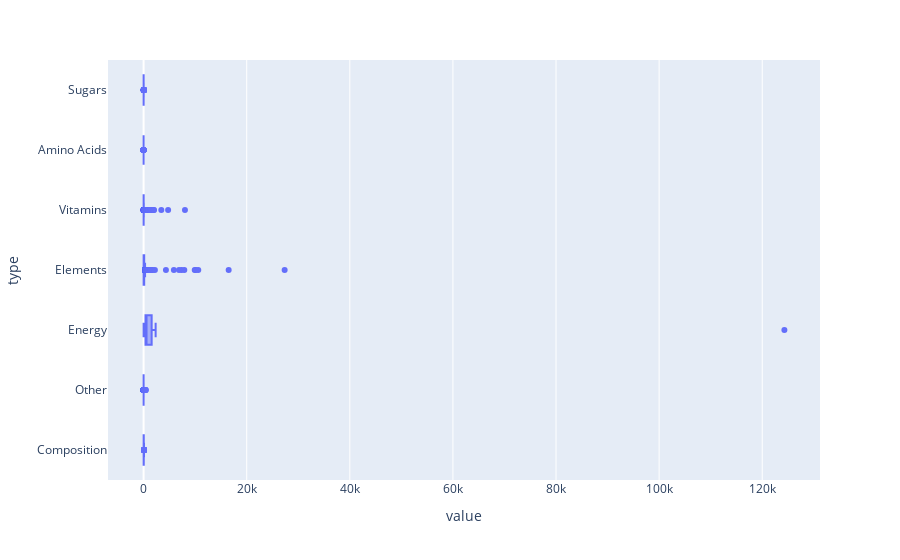

Notebook code cell kept with this figure:
### Markdown cell above
### Exercise 1 d)

We are tasked with detecting outliers in the amount of available vitamins with a some different methods. We are going to start with a box plot:

### Code cell
fig = px.box(dessert_data_nutr, x = "value",y = "type")
fig

### Figure 1 — Plotly figure (JSON) as saved in the notebook; plotly's stock layout.template omitted (floating-point values rounded to 4 significant figures; data arrays with more than 128 entries replaced by an {"elided": "..."} marker saying what was removed)
{"data": [{"alignmentgroup": "True", "hovertemplate": "value=%{x}<br>type=%{y}<extra></extra>", "legendgroup": "", "marker": {"color": "#636efa"}, "name": "", "notched": false, "offsetgroup": "", "orientation": "h", "showlegend": false, "type": "box", "x": {"elided": "21550 float values"}, "x0": " ", "xaxis": "x", "y": {"elided": "21550 str values"}, "y0": " ", "yaxis": "y"}], "layout": {"boxmode": "group", "legend": {"tracegroupgap": 0}, "margin": {"t": 60}, "xaxis": {"anchor": "y", "domain": [0, 1], "title": {"text": "value"}}, "yaxis": {"anchor": "x", "domain": [0, 1], "title": {"text": "type"}}}}
